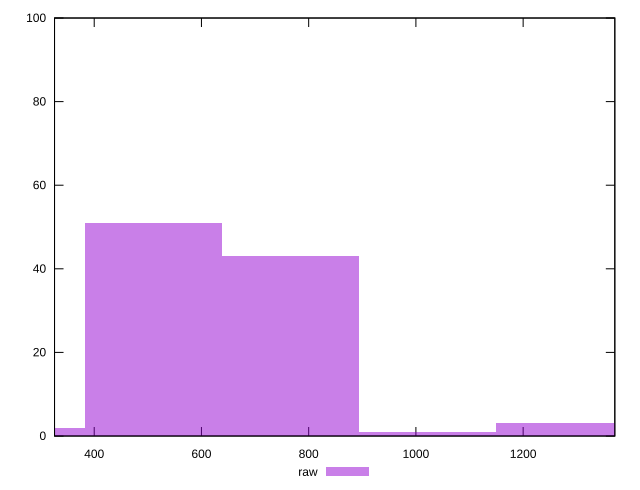

The gnuplot source for this figure:
reset

$raw <<EOF
766.6570193163586 43
511.10467954423905 51
1022.2093590884781 1
255.55233977211952 2
1277.7616988605976 3
EOF

set key outside below
set boxwidth 255.55233977211952
set xrange [326:1371]
set yrange [0:100]
set trange [0:100]
set style fill transparent solid 0.5 noborder
set terminal svg size 640, 490 enhanced background rgb 'white'
set output "report_00015_2021-02-09T16-11-33.973Z/render-blocking-resources/samples/pages+cached+noadtech+nomedia/raw/histogram.svg"

plot $raw title "raw" with boxes

reset
